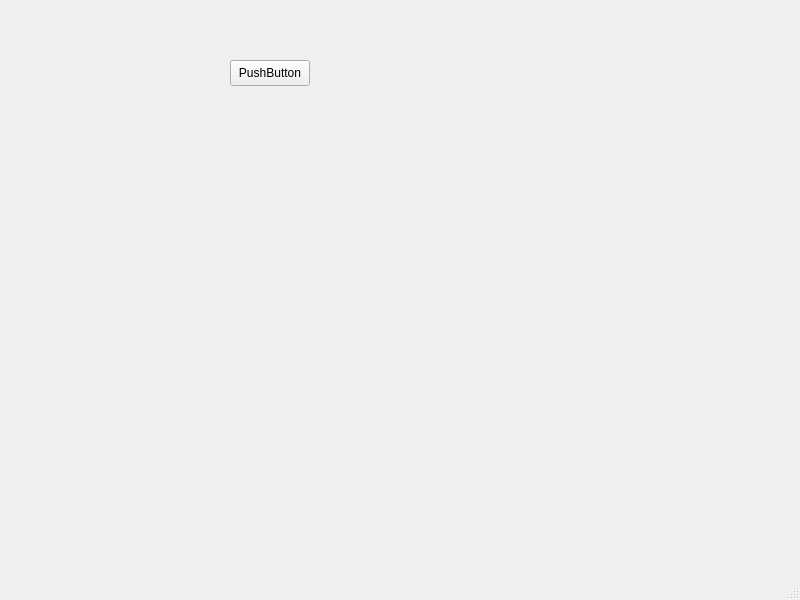
<?xml version="1.0" encoding="UTF-8"?>
<ui version="4.0">
 <class>PlayWithSelf</class>
 <widget class="QMainWindow" name="PlayWithSelf">
  <property name="geometry">
   <rect>
    <x>0</x>
    <y>0</y>
    <width>800</width>
    <height>600</height>
   </rect>
  </property>
  <property name="windowTitle">
   <string>MainWindow</string>
  </property>
  <widget class="QWidget" name="centralwidget">
   <widget class="QPushButton" name="pushButton">
    <property name="geometry">
     <rect>
      <x>230</x>
      <y>60</y>
      <width>80</width>
      <height>26</height>
     </rect>
    </property>
    <property name="text">
     <string>PushButton</string>
    </property>
   </widget>
  </widget>
  <widget class="QMenuBar" name="menubar">
   <property name="geometry">
    <rect>
     <x>0</x>
     <y>0</y>
     <width>800</width>
     <height>23</height>
    </rect>
   </property>
  </widget>
  <widget class="QStatusBar" name="statusbar"/>
 </widget>
 <resources/>
 <connections/>
</ui>
